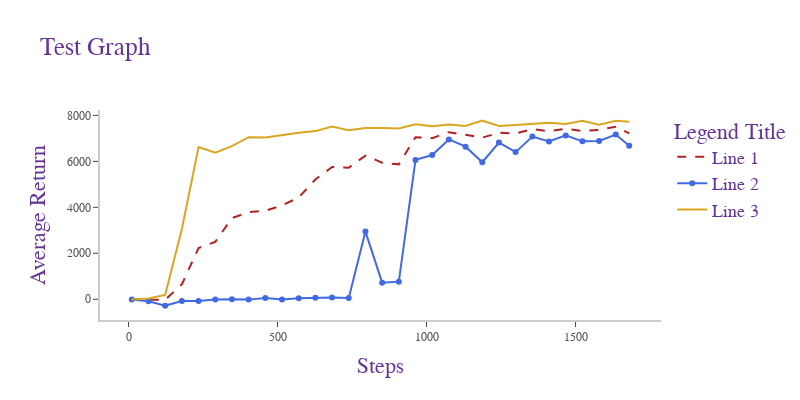

This figure's notebook cell:
### Code cell
#| label: test-label2
#| fig-cap: "fig-cap example2"
#| echo: false

import pandas as pd
import plotly.graph_objects as go
import plotly.io as pio
pio.renderers.default = "plotly_mimetype+notebook_connected"

df = pd.read_csv('data/test.csv')

# Build figure
fig = go.Figure()

fig.add_trace(go.Scatter(x=df["Step"], y=df["Group: EDAC-D4RL - eval/reward_mean"], name='Line 1',
                         line=dict(color='firebrick', width=2, dash='dash')))

fig.add_trace(go.Scatter(x=df["Step"], y=df["Group: EDAC-D4RL - eval/reward_mean__MIN"], name='Line 2',
                         mode='lines+markers', line=dict(color='royalblue', width=2,)))

fig.add_trace(go.Scatter(x=df["Step"], y=df["Group: EDAC-D4RL - eval/reward_mean__MAX"], name='Line 3',
                         line=dict(color='goldenrod', width=2)))

fig.update_layout(
    title='Test Graph',
    xaxis=dict(
        title="Steps",
        showline=True,
        showgrid=True,
        showticklabels=True,
        linecolor='rgb(204, 204, 204)',
        linewidth=2,
        ticks='outside',
        tickfont=dict(
            family='Arial',
            size=12,
            color='rgb(82, 82, 82)',
        ),
    ),
    yaxis=dict(
        title="Average Return",
        showgrid=True,
        zeroline=True,
        showline=True,
        showticklabels=True,
        linecolor='rgb(204, 204, 204)',
        linewidth=2,
        ticks='outside',
        tickfont=dict(
            family='Arial',
            size=12,
            color='rgb(82, 82, 82)',
        )
    ),
    autosize=False,
    width=800,
    height=400,
    margin=dict(
        autoexpand=True,
        l=100,
        r=20,
        t=110,
    ),
    showlegend=True,
    legend_title="Legend Title",
    plot_bgcolor='white',
    font=dict(
        family="Courier New, monospace",
        size=18,
        color="RebeccaPurple"
    )
)

fig.show()

### Figure 1 — Plotly figure (JSON) as saved in the notebook; plotly's stock layout.template omitted (floating-point values rounded to 4 significant figures)
{"data": [{"line": {"color": "firebrick", "dash": "dash", "width": 2}, "name": "Line 1", "type": "scatter", "x": [11, 67, 123, 179, 235, 291, 347, 403, 459, 515, 571, 627, 683, 739, 795, 851, 907, 963, 1019, 1075, 1131, 1187, 1243, 1299, 1355, 1411, 1467, 1523, 1579, 1635, 1680], "y": [-7.192, -31.63, -26.02, 648.5, 2230.0, 2496.0, 3529.0, 3789.0, 3848.0, 4081.0, 4427.0, 5210.0, 5755.0, 5725.0, 6250.0, 5941.0, 5869.0, 7050.0, 7010.0, 7268.0, 7146.0, 7032.0, 7241.0, 7214.0, 7401.0, 7307.0, 7420.0, 7317.0, 7369.0, 7504.0, 7220.0]}, {"line": {"color": "royalblue", "width": 2}, "mode": "lines+markers", "name": "Line 2", "type": "scatter", "x": [11, 67, 123, 179, 235, 291, 347, 403, 459, 515, 571, 627, 683, 739, 795, 851, 907, 963, 1019, 1075, 1131, 1187, 1243, 1299, 1355, 1411, 1467, 1523, 1579, 1635, 1680], "y": [-7.402, -84.68, -282.9, -80.07, -76.41, -10.38, -0.5163, -16.39, 59.22, -12.37, 44.87, 60.37, 72.81, 50.6, 2943.0, 722.4, 766.6, 6063.0, 6273.0, 6952.0, 6637.0, 5960.0, 6816.0, 6400.0, 7078.0, 6867.0, 7128.0, 6870.0, 6886.0, 7163.0, 6677.0]}, {"line": {"color": "goldenrod", "width": 2}, "name": "Line 3", "type": "scatter", "x": [11, 67, 123, 179, 235, 291, 347, 403, 459, 515, 571, 627, 683, 739, 795, 851, 907, 963, 1019, 1075, 1131, 1187, 1243, 1299, 1355, 1411, 1467, 1523, 1579, 1635, 1680], "y": [-6.65, 31.72, 187.4, 3058.0, 6625.0, 6375.0, 6664.0, 7048.0, 7033.0, 7137.0, 7248.0, 7315.0, 7512.0, 7354.0, 7449.0, 7446.0, 7429.0, 7617.0, 7530.0, 7597.0, 7537.0, 7776.0, 7535.0, 7581.0, 7636.0, 7680.0, 7629.0, 7763.0, 7595.0, 7769.0, 7719.0]}], "layout": {"autosize": false, "font": {"color": "RebeccaPurple", "family": "Courier New, monospace", "size": 18}, "height": 400, "legend": {"title": {"text": "Legend Title"}}, "margin": {"autoexpand": true, "l": 100, "r": 20, "t": 110}, "plot_bgcolor": "white", "showlegend": true, "title": {"text": "Test Graph"}, "width": 800, "xaxis": {"linecolor": "rgb(204, 204, 204)", "linewidth": 2, "showgrid": true, "showline": true, "showticklabels": true, "tickfont": {"color": "rgb(82, 82, 82)", "family": "Arial", "size": 12}, "ticks": "outside", "title": {"text": "Steps"}}, "yaxis": {"linecolor": "rgb(204, 204, 204)", "linewidth": 2, "showgrid": true, "showline": true, "showticklabels": true, "tickfont": {"color": "rgb(82, 82, 82)", "family": "Arial", "size": 12}, "ticks": "outside", "title": {"text": "Average Return"}, "zeroline": true}}}
